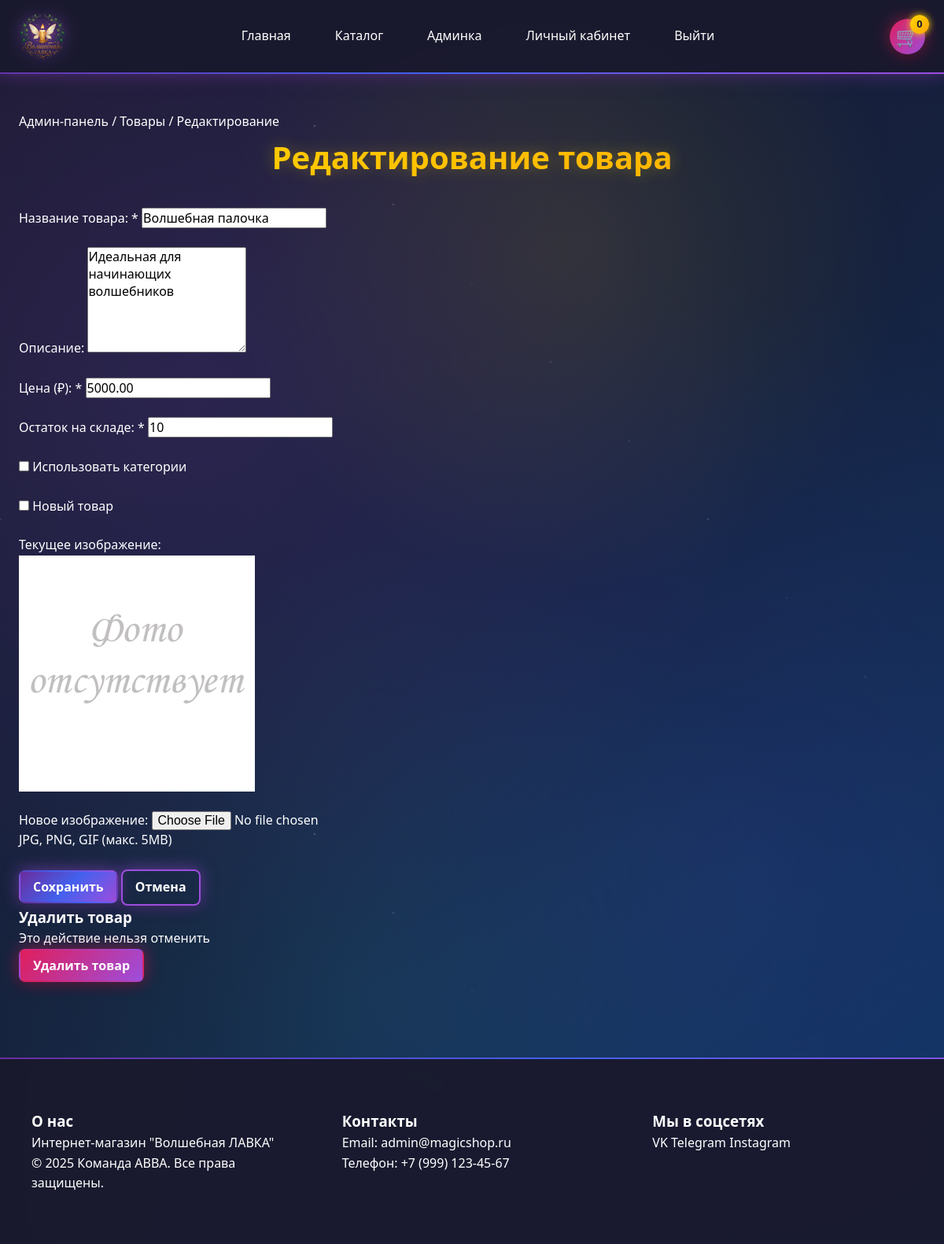
Page /admin/edit_product.php?id=1 (signed in) on the committed database.
### tables this page shows
CREATE TABLE products (
    id INT PRIMARY KEY AUTO_INCREMENT,
    name VARCHAR(100) NOT NULL,
    description TEXT,
    price DECIMAL(10,2) NOT NULL,
    image VARCHAR(255),  
     
    category_id INT NOT NULL,
    stock INT DEFAULT 0,
    is_new BOOLEAN DEFAULT FALSE,
    active BOOLEAN DEFAULT TRUE,
    created_by INT,
    created_at TIMESTAMP DEFAULT CURRENT_TIMESTAMP,
    updated_at TIMESTAMP DEFAULT CURRENT_TIMESTAMP ON UPDATE CURRENT_TIMESTAMP,
    
     
    FOREIGN KEY (category_id) REFERENCES categories(id) ON DELETE RESTRICT,
    FOREIGN KEY (created_by) REFERENCES users(id) ON DELETE SET NULL,
    
     
    INDEX idx_products_category_id (category_id),
    INDEX idx_products_price (price),
    INDEX idx_products_active (active),
    INDEX idx_products_is_new (is_new),
    INDEX idx_products_created_by (created_by)
);

CREATE TABLE users (
    id INT PRIMARY KEY AUTO_INCREMENT,
    username VARCHAR(50) UNIQUE NOT NULL,
    password VARCHAR(255) NOT NULL,
    email VARCHAR(100) UNIQUE NOT NULL,
    first_name VARCHAR(50),
    last_name VARCHAR(50),
    middle_name VARCHAR(50),
    phone VARCHAR(20),
    zip_code VARCHAR(10),
    region VARCHAR(50),
    city VARCHAR(50),
    street VARCHAR(100),
    house VARCHAR(10),
    apartment VARCHAR(10),
    role ENUM('admin', 'moderator', 'customer') NOT NULL DEFAULT 'customer',
     
    last_login TIMESTAMP NULL DEFAULT NULL,
    failed_attempts INT DEFAULT 0,
    locked_until TIMESTAMP NULL DEFAULT NULL,
    created_at TIMESTAMP DEFAULT CURRENT_TIMESTAMP,
    
     
    INDEX idx_users_email (email),
    INDEX idx_users_username (username),
    INDEX idx_users_role (role)
);

### includes/functions.php (called while the page is built, shortened)
<?php
function getProductById($id) {
    global $conn;
    $stmt = $conn->prepare("SELECT p.*, c.name AS category_name FROM products p LEFT JOIN categories c ON p.category_id = c.id WHERE p.id = ?");
    $stmt->bind_param("i", $id);
    $stmt->execute();
    return $stmt->get_result()->fetch_assoc();
}
function getAdminContactInfo() {
    global $conn;
    $stmt = $conn->prepare("SELECT email, phone FROM users WHERE role = 'admin' LIMIT 1");
    $stmt->execute();
    return $stmt->get_result()->fetch_assoc();
}
function getProductImage($image_val) {
    $fallback = '/images/no_photo.png';
    $path = ltrim($image_val, '/');
    if (strpos($path, 'product/') === false) {
        $path = 'product/' . $path;
    }
    $full_server_path = __DIR__ . '/../images/' . $path;
    return $fallback;
}
?>

### includes/config.php (called while the page is built, shortened)
<?php
function sanitize($input) {
    return htmlspecialchars($input ?? '', ENT_QUOTES | ENT_HTML5, 'UTF-8');
}
function e($str) {
    return sanitize($str);
}

### admin/edit_product.php (the view, shortened to what this page needs)
<?php
require_once __DIR__ . '/../includes/header.php';
$product_id = isset($_GET['id']) ? (int)$_GET['id'] : 0;
$product = getProductById($product_id);
$use_categories = !empty($product['category']);
?>
<section class="section">
    <div class="container">
        <nav class="breadcrumbs">
            <a href="index.php">Админ-панель</a>
            <span class="separator">/</span>
            <a href="products.php">Товары</a>
            <span class="separator">/</span>
            <span class="current">Редактирование</span>
        </nav>
        <h1 class="page-title">Редактирование товара</h1>
        <form method="POST" enctype="multipart/form-data" class="product-form">
            <div class="product-form-layout">
                <div class="product-form-main">
                    <div class="form-group">
                        <label for="name">Название товара: *</label>
                        <input type="text" id="name" name="name" required
                               value="<?php echo e($product['name']); ?>">
                    </div>
                    <div class="form-group">
                        <label for="description">Описание:</label>
                        <textarea id="description" name="description" rows="6"><?php echo e($product['description'] ?? ''); ?></textarea>
                    </div>
                    <div class="form-row">
                        <div class="form-group">
                            <label for="price">Цена (₽): *</label>
                            <input type="number" id="price" name="price" step="0.01" min="0.01" required
                                   value="<?php echo e($product['price']); ?>">
                        </div>
                        <div class="form-group">
                            <label for="stock">Остаток на складе: *</label>
                            <input type="number" id="stock" name="stock" min="0" required
                                   value="<?php echo e($product['stock']); ?>">
                        </div>
                    </div>
                    <div class="form-group">
                        <label class="checkbox-label">
                            <input type="checkbox" id="use_categories" name="use_categories" value="1"
                                   onchange="toggleCategoryField(this)" <?php echo $use_categories ? 'checked' : ''; ?>>
                            Использовать категории
                        </label>
                    </div>
                    <div class="form-group">
                        <label class="checkbox-label">
                            <input type="checkbox" name="is_new" <?php echo $product['is_new'] ? 'checked' : ''; ?>>
                            Новый товар
                        </label>
                    </div>
                </div>
                <div class="product-form-sidebar">
                    <div class="form-group">
                        <label>Текущее изображение:</label>
                        <?php if ($product['image']): ?>
                            <div class="current-image">
                                <img src="<?php echo getProductImage($product['image']); ?>" alt="<?php echo e($product['name']); ?>">
                            </div>
                        <?php else: ?>
                            <p class="form-hint">Изображение не загружено</p>
                        <?php endif; ?>
                    </div>
                    <div class="form-group">
                        <label for="image">Новое изображение:</label>
                        <input type="file" id="image" name="image" accept="image/*">
                        <p class="form-hint">JPG, PNG, GIF (макс. 5MB)</p>
                    </div>
                    <div class="form-actions">
                        <button type="submit" class="btn btn-primary btn-block">Сохранить</button>
                        <a href="products.php" class="btn btn-outline btn-block">Отмена</a>
                    </div>
                </div>
            </div>
        </form>
        <div class="delete-product-section">
            <h3>Удалить товар</h3>
            <p>Это действие нельзя отменить</p>
            <form method="POST" action="products.php" onsubmit="return confirm('Вы уверены, что хотите удалить этот товар?');">
                <button type="submit" class="btn btn-danger">Удалить товар</button>
            </form>
        </div>
    </div>
</section>
<?php require_once __DIR__ . '/../includes/footer.php'; ?>

### includes/footer.php (shortened to what this page needs)
<?php
$admin_info = getAdminContactInfo();
?>
</main>
<footer>
<div class="footer-content">
    <div class="footer-section">
        <h3>О нас</h3>
        <p>Интернет-магазин "Волшебная ЛАВКА"</p>
        <p>&copy; 2025 Команда АВВА. Все права защищены.</p>
    </div>
    <div class="footer-section">
        <h3>Контакты</h3>
        <p>Email: <?php echo isset($admin_info['email']) && $admin_info['email'] !== '' ? sanitize($admin_info['email']) : 'info@magicshop.ru'; ?></p>
        <p>Телефон: <?php echo isset($admin_info['phone']) && $admin_info['phone'] !== '' ? sanitize($admin_info['phone']) : '+7 (999) 123-45-67'; ?></p>
    </div>
    <div class="footer-section">
        <h3>Мы в соцсетях</h3>
        <div class="social-links">
            <a href="#" class="social-link">VK</a>
            <a href="#" class="social-link">Telegram</a>
            <a href="#" class="social-link">Instagram</a>
        </div>
    </div>
</div>
</footer>
</body>
</html>

### rows in the picture
products: name "Волшебная палочка", description "Идеальная для начинающих волшебников", price "5000.00", stock "10"
users: email "admin@magicshop.ru"

### other values in the picture
getBasketCount() "0"
